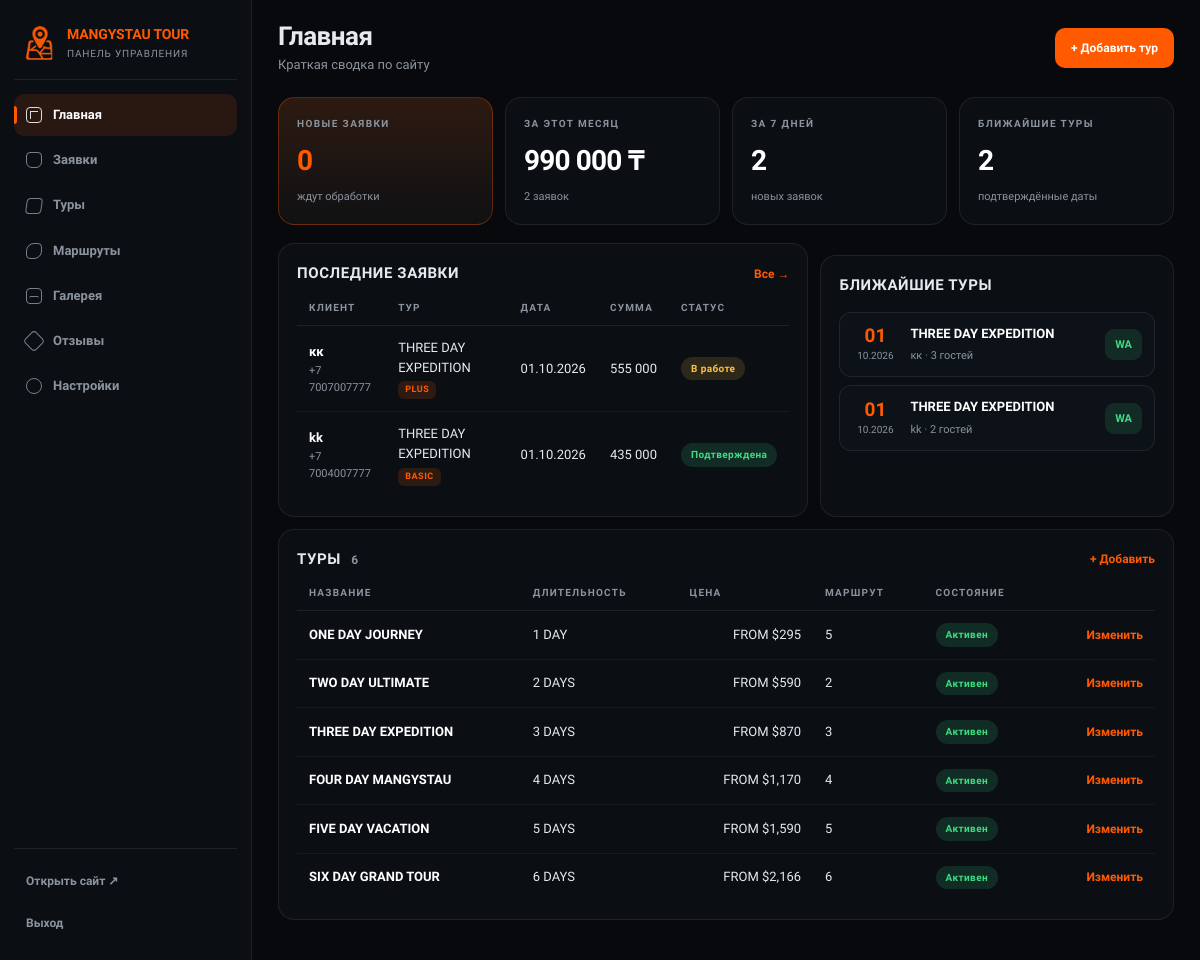
/admin/ (signed in), run on the app's committed database.
### app/models.py (models this page shows)
class SiteSetting(db.Model):
    id = db.Column(
        db.Integer,
        primary_key=True
    )
    key = db.Column(
        db.String(80),
        unique=True,
        nullable=False
    )
    value = db.Column(
        db.Text,
        nullable=False,
        default=""
    )

class Booking(db.Model):
    id = db.Column(
        db.Integer,
        primary_key=True
    )
    name = db.Column(
        db.String(120),
        nullable=False
    )
    email = db.Column(
        db.String(160),
        default=""
    )
    phone = db.Column(
        db.String(50),
        nullable=False
    )
    tour = db.Column(
        db.String(160),
        default=""
    )
    guests = db.Column(
        db.Integer,
        default=1
    )
    tour_date = db.Column(
        db.Date,
        nullable=True
    )
    message = db.Column(
        db.Text,
        default=""
    )
    created_at = db.Column(
        db.DateTime,
        default=datetime.utcnow
    )
    status = db.Column(
        db.String(30),
        default="Новая"
    )
    package = db.Column(
        db.String(30),
        default=""
    )
    route = db.Column(
        db.String(300),
        default=""
    )
    groups = db.Column(
        db.Integer,
        default=1
    )
    services = db.Column(
        db.String(300),
        default=""
    )
    total_price = db.Column(
        db.Integer,
        default=0
    )
    admin_note = db.Column(
        db.Text,
        default=""
    )

class Tour(db.Model):
    id = db.Column(
        db.Integer,
        primary_key=True
    )
    title = db.Column(
        db.String(160),
        nullable=False
    )
    duration = db.Column(
        db.String(80),
        default=""
    )
    price = db.Column(
        db.String(100),
        default=""
    )
    description = db.Column(
        db.Text,
        default=""
    )
    image = db.Column(
        db.String(500),
        default=""
    )
    badge = db.Column(
        db.String(40),
        default=""
    )
    sort_order = db.Column(
        db.Integer,
        default=0
    )
    active = db.Column(
        db.Boolean,
        default=True
    )
    code = db.Column(
        db.String(40),
        default=""
    )
    price_basic = db.Column(
        db.Integer,
        default=0
    )
    price_plus = db.Column(
        db.Integer,
        default=0
    )
    price_deluxe = db.Column(
        db.Integer,
        default=0
    )

### app/routes.py (the view)
@admin_bp.get("/")
@login_required
def dashboard():
    from datetime import date, timedelta
    bookings = (
        Booking.query
        .order_by(Booking.created_at.desc())
        .all()
    )
    tours = Tour.query.order_by(Tour.sort_order, Tour.id).all()
    reviews = Review.query.order_by(Review.created_at.desc()).all()
    routes = TourRoute.query.all()
    today = date.today()
    month_start = today.replace(day=1)
    def created_date(item):
        value = getattr(item, "created_at", None)
        return value.date() if value else None
    new_count = len([b for b in bookings if (b.status or "") == "Новая"])
    month_bookings = [
        b for b in bookings
        if created_date(b) and created_date(b) >= month_start
    ]
    month_total = sum(int(getattr(b, "total_price", 0) or 0) for b in month_bookings)
    week_start = today - timedelta(days=6)
    week_count = len([
        b for b in bookings
        if created_date(b) and created_date(b) >= week_start
    ])
    upcoming = [
        b for b in bookings
        if b.tour_date and b.tour_date >= today
           and (b.status or "") != "Отменена"
    ]
    upcoming.sort(key=lambda b: b.tour_date)
    stats = {
        "new": new_count,
        "week": week_count,
        "month_total": money_kzt(month_total),
        "month_count": len(month_bookings),
        "tours": len([t for t in tours if t.active]),
        "routes": len(routes),
        "reviews": len(reviews),
        "upcoming": len(upcoming),
    }
    return render_template(
        "admin/dashboard.html",
        stats=stats,
        latest=bookings[:6],
        upcoming=upcoming[:5],
        tours=tours,
        money=money_kzt,
    )

### app/routes.py (called while the page is built)
def login_required(f):
    @wraps(f)
    def decorated_function(*args, **kwargs):
        if not session.get("admin_logged_in"):
            return redirect(
                url_for("admin.login")
            )
        return f(*args, **kwargs)
    return decorated_function

def settings():
    return {
        x.key: x.value
        for x in SiteSetting.query.all()
    }

def html_lang(code):
    for x in LANGUAGES:
        if x["code"] == code:
            return x["html"]
    return "en"

def asset(filename):
    try:
        path = os.path.join(current_app.static_folder, filename)
        stamp = int(os.path.getmtime(path))
    except (OSError, RuntimeError, TypeError):
        return url_for("static", filename=filename)
    return url_for("static", filename=filename, v=stamp)

@site_bp.app_context_processor
def _inject_site_context():
    language = session.get("language", DEFAULT_LANGUAGE)
    if language not in LANGUAGE_CODES:
        language = DEFAULT_LANGUAGE
    return {
        "language": language,
        "tr": Tr(language),
        "settings": settings(),
        "now_year": date.today().year,
    }

@admin_bp.app_context_processor
def inject_admin_menu():
    items = []
    for endpoint, label, icon in ADMIN_MENU:
        if endpoint in current_app.view_functions:
            items.append({
                "endpoint": endpoint,
                "label": label,
                "icon": icon,
            })
    return {"admin_menu": items}

def money_kzt(value):
    try:
        return "{:,.0f}".format(float(value or 0)).replace(",", " ")
    except (TypeError, ValueError):
        return "0"

### app/templates/admin/dashboard.html (shortened to what this page needs)
{% extends "admin/base.html" %}
{% block heading %}Главная{% endblock %}
{% block subheading %}
    <p>Краткая сводка по сайту</p>
{% endblock %}
{% block actions %}
    <a class="admin-btn" href="{{ url_for('admin.new_tour') }}">+ Добавить тур</a>
{% endblock %}
{% block content %}
<section class="stat-grid">
    <div class="stat stat-accent">
        <span class="stat-label">Новые заявки</span>
        <strong class="stat-value">{{ stats.new }}</strong>
        <small class="stat-note">ждут обработки</small>
    </div>
    <div class="stat">
        <span class="stat-label">За этот месяц</span>
        <strong class="stat-value">{{ stats.month_total }} ₸</strong>
        <small class="stat-note">{{ stats.month_count }} заявок</small>
    </div>
    <div class="stat">
        <span class="stat-label">За 7 дней</span>
        <strong class="stat-value">{{ stats.week }}</strong>
        <small class="stat-note">новых заявок</small>
    </div>
    <div class="stat">
        <span class="stat-label">Ближайшие туры</span>
        <strong class="stat-value">{{ stats.upcoming }}</strong>
        <small class="stat-note">подтверждённые даты</small>
    </div>
</section>
<div class="admin-columns">
    <section class="admin-card">
        <div class="admin-card-head">
            <h2>Последние заявки</h2>
            {% if admin_menu | selectattr('endpoint', 'equalto', 'admin.bookings') | list %}
            <a href="{{ url_for('admin.bookings') }}">Все →</a>
            {% endif %}
        </div>
        {% if latest %}
        <div class="admin-table-wrap">
            <table class="admin-table">
                <thead>
                    <tr>
                        <th>Клиент</th>
                        <th>Тур</th>
                        <th>Дата</th>
                        <th class="ta-right">Сумма</th>
                        <th>Статус</th>
                    </tr>
                </thead>
                <tbody>
                    {% for b in latest %}
                    <tr>
                        <td>
                            <strong>{{ b.name }}</strong>
                            <small>{{ b.phone }}</small>
                        </td>
                        <td>
                            {{ b.tour or '—' }}
                            {% if b.package %}
                            <small class="tag">{{ b.package | upper }}</small>
                            {% endif %}
                        </td>
                        <td>{{ b.tour_date.strftime('%d.%m.%Y') if b.tour_date else '—' }}</td>
                        <td class="ta-right nums">
                            {{ money(b.total_price) if b.total_price else '—' }}
                        </td>
                        <td>
                            <span class="status status-{{ (b.status or 'Новая') | lower | replace(' ', '-') }}">
                                {{ b.status or 'Новая' }}
                            </span>
                        </td>
                    </tr>
                    {% endfor %}
                </tbody>
            </table>
        </div>
        {% else %}
        <p class="admin-empty">Заявок пока нет.</p>
        {% endif %}
    </section>
    <section class="admin-card">
        <div class="admin-card-head">
            <h2>Ближайшие туры</h2>
        </div>
        {% if upcoming %}
        <ul class="trip-list">
            {% for b in upcoming %}
            <li class="trip">
                <span class="trip-date">
                    <strong>{{ b.tour_date.strftime('%d') }}</strong>
                    <small>{{ b.tour_date.strftime('%m.%Y') }}</small>
                </span>
                <span class="trip-info">
                    <strong>{{ b.tour or '—' }}</strong>
                    <small>
                        {{ b.name }}
                        {% if b.guests %} · {{ b.guests }} гостей{% endif %}
                    </small>
                </span>
                {% if b.phone %}
                <a
                    class="trip-wa"
                    href="https://wa.me/{{ b.phone | replace('+', '') | replace(' ', '') }}"
                    target="_blank" rel="noopener"
                    title="WhatsApp"
                >WA</a>
                {% endif %}
            </li>
            {% endfor %}
        </ul>
        {% else %}
        <p class="admin-empty">Запланированных туров нет.</p>
        {% endif %}
    </section>
</div>
<section class="admin-card">
    <div class="admin-card-head">
        <h2>Туры <em class="count">{{ tours | length }}</em></h2>
        <a href="{{ url_for('admin.new_tour') }}">+ Добавить</a>
    </div>
    <div class="admin-table-wrap">
        <table class="admin-table">
            <thead>
                <tr>
                    <th>Название</th>
                    <th>Длительность</th>
                    <th class="ta-right">Цена</th>
                    <th>Маршрут</th>
                    <th>Состояние</th>
                    <th></th>
                </tr>
            </thead>
            <tbody>
                {% for t in tours %}
                <tr>
                    <td><strong>{{ t.title }}</strong></td>
                    <td>{{ t.duration or '—' }}</td>
                    <td class="ta-right nums">{{ t.price or '—' }}</td>
                    <td>{{ t.routes | length if t.routes else 0 }}</td>
                    <td>
                        <span class="status {{ 'status-подтверждена' if t.active else 'status-отменена' }}">
                            {{ 'Активен' if t.active else 'Скрыт' }}
                        </span>
                    </td>
                    <td class="ta-right">
                        <a class="admin-link" href="{{ url_for('admin.edit_tour', id=t.id) }}">Изменить</a>
                    </td>
                </tr>
                {% endfor %}
            </tbody>
        </table>
    </div>
</section>
{% endblock %}

### app/templates/admin/base.html (shortened to what this page needs)
<!doctype html>
<html lang="{{ html_lang(language) if html_lang is defined else 'kk' }}">
<head>
    <link rel="stylesheet" href="{{ asset('admin.css') if asset is defined else url_for('static', filename='admin.css') }}">
</head>
<body class="admin">
<aside class="admin-sidebar" id="adminSidebar">
    <a class="admin-logo" href="{{ url_for('site.index') }}" target="_blank" rel="noopener">
        <img src="{{ url_for('static', filename=settings.logo or 'logo-icon.png') }}" alt="">
        <span>
            <strong>{{ settings.brand_name or 'Mangystau Tour' }}</strong>
            <small>Панель управления</small>
        </span>
    </a>
    <nav class="admin-nav">
        {% for item in admin_menu %}
        <a
            href="{{ url_for(item.endpoint) }}"
            class="admin-nav-item{% if request.endpoint == item.endpoint %} is-active{% endif %}"
        >
            <span class="admin-icon admin-icon-{{ item.icon }}" aria-hidden="true"></span>
            {{ item.label }}
        </a>
        {% endfor %}
    </nav>
    <div class="admin-sidebar-foot">
        <a class="admin-site-link" href="{{ url_for('site.index') }}" target="_blank" rel="noopener">
            Открыть сайт ↗
        </a>
        <a class="admin-logout" href="{{ url_for('admin.logout') }}">Выход</a>
    </div>
</aside>
<main class="admin-main">
    <header class="admin-top">
        <div class="admin-top-text">
            <h1>{% block heading %}Главная{% endblock %}</h1>
            {% block subheading %}{% endblock %}
        </div>
        <div class="admin-top-actions">
            {% block actions %}{% endblock %}
        </div>
    </header>
    <div class="admin-content">
        {% block content %}{% endblock %}
    </div>
</main>
</body>
</html>

### data on the page
SiteSetting: value "MANGYSTAU TOUR"
Booking: name "кк", phone "+7 7007007777", tour "THREE DAY EXPEDITION", package "PLUS", tour_date "01.10.2026", total_price "555 000", status "В работе", tour_date "01", tour_date "10.2026", guests "3"
Booking: name "kk", phone "+7 7004007777", tour "THREE DAY EXPEDITION", package "BASIC", tour_date "01.10.2026", total_price "435 000", status "Подтверждена", tour_date "01", tour_date "10.2026", guests "2"
Tour: title "ONE DAY JOURNEY", duration "1 DAY", price "FROM $295", routes|length "5", active "Активен"
Tour: title "TWO DAY ULTIMATE", duration "2 DAYS", price "FROM $590", routes|length "2", active "Активен"
Tour: title "THREE DAY EXPEDITION", duration "3 DAYS", price "FROM $870", routes|length "3", active "Активен"
Tour: title "FOUR DAY MANGYSTAU", duration "4 DAYS", price "FROM $1,170", routes|length "4", active "Активен"
Tour: title "FIVE DAY VACATION", duration "5 DAYS", price "FROM $1,590", routes|length "5", active "Активен"
Tour: title "SIX DAY GRAND TOUR", duration "6 DAYS", price "FROM $2,166", routes|length "6", active "Активен"

### other printed values
{{ item.label }} "Главная" "Заявки" "Туры" "Маршруты" "Галерея" "Отзывы" "Настройки"
{{ stats.new }} "0"
{{ stats.month_total }} "990 000"
{{ stats.month_count }} "2"
{{ stats.week }} "2"
{{ stats.upcoming }} "2"
{{ tours | length }} "6"
